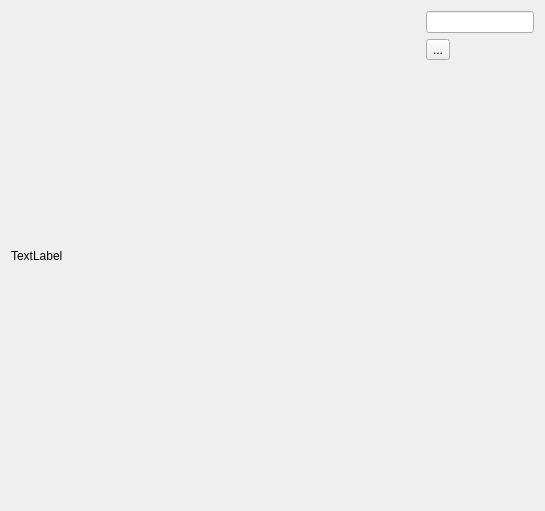
<?xml version="1.0" encoding="UTF-8"?>
<ui version="4.0">
 <class>RecordWidget</class>
 <widget class="QWidget" name="RecordWidget">
  <property name="geometry">
   <rect>
    <x>0</x>
    <y>0</y>
    <width>545</width>
    <height>511</height>
   </rect>
  </property>
  <property name="windowTitle">
   <string>Form</string>
  </property>
  <layout class="QGridLayout" name="gridLayout">
   <item row="0" column="0" rowspan="4">
    <widget class="QLabel" name="label">
     <property name="sizePolicy">
      <sizepolicy hsizetype="Preferred" vsizetype="Preferred">
       <horstretch>2</horstretch>
       <verstretch>2</verstretch>
      </sizepolicy>
     </property>
     <property name="text">
      <string>TextLabel</string>
     </property>
    </widget>
   </item>
   <item row="0" column="1">
    <widget class="QLineEdit" name="lineEdit"/>
   </item>
   <item row="2" column="1">
    <spacer name="verticalSpacer">
     <property name="orientation">
      <enum>Qt::Vertical</enum>
     </property>
     <property name="sizeHint" stdset="0">
      <size>
       <width>20</width>
       <height>40</height>
      </size>
     </property>
    </spacer>
   </item>
   <item row="1" column="1">
    <widget class="QToolButton" name="toolButton">
     <property name="text">
      <string>...</string>
     </property>
    </widget>
   </item>
  </layout>
 </widget>
 <resources/>
 <connections/>
</ui>
